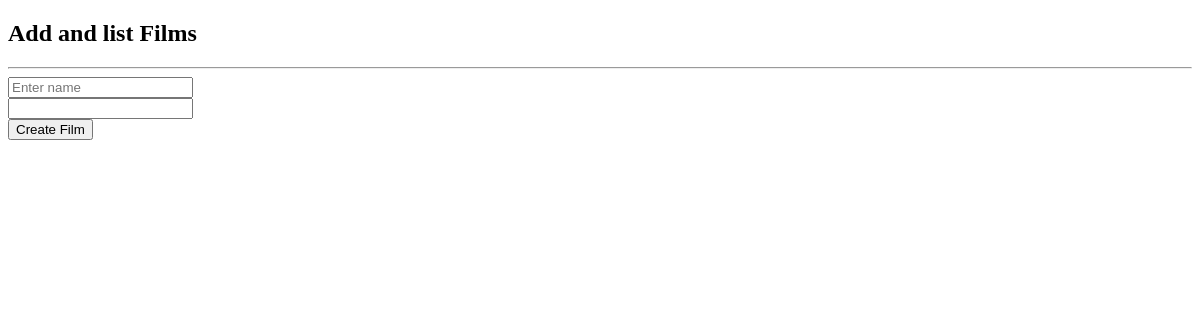
The app's page /deco/films/, older data.
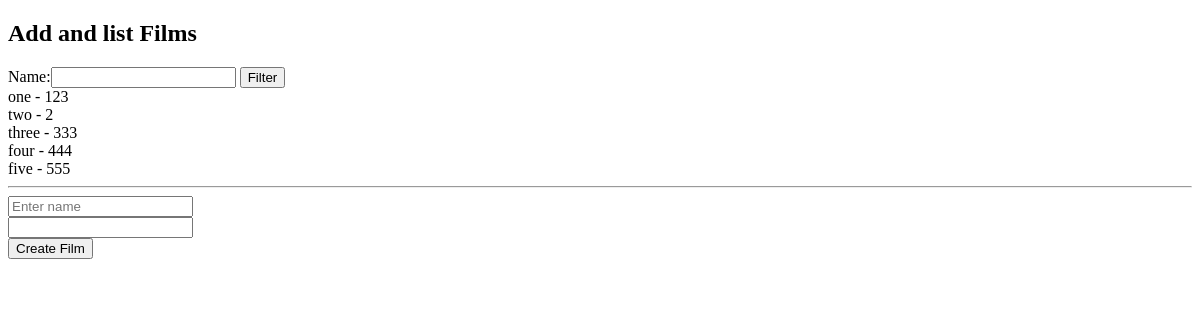
The same page, newer data.
### usefull_decorators/models.py (models this page shows, shortened)
class Films(models.Model):
    name = models.CharField(max_length=32, unique=True)
    price = models.PositiveIntegerField()

### usefull_decorators/views.py (the view, shortened to what this page needs)
# urls.py: path('films/', films, name='films'),
def films(request):
    obj = Films.objects.all()
    content = {'films': obj, 'filter': FilmFilter(request.GET, queryset=obj)}
    return render(request, 'deco/index.html', content)

### templates/deco/index.html (shortened to what this page needs)
<!DOCTYPE html>
<html lang="en">
<head>
</head>
<body>
    <h2>Add and list Films</h2>
    {% if films %}
        <form method="GET">
            {{ filter.form }}
            <button type="submit">Filter</button>
        </form>
        {% for parameters in filter.qs %}
            {{ parameters.name }} - {{ parameters.price }} <br />
        {% endfor %}
    {% endif %}
    <hr>
    <form action="." method="POST">
        <div>
            <input type="text" placeholder="Enter name" name="name">
        </div>
        <div>
            <input type="number" name="price">
        </div>
        <div>
            <button type="submit">Create Film</button>
        </div>
    </form>
</body>
</html>

Row changes from the older to the newer data that the page shows:
added Films: name "one", price "123"
added Films: name "two", price "2"
added Films: name "three", price "333"
added Films: name "four", price "444"
added Films: name "five", price "555"
Text that changed along with them:
text now shown: "Name: Filter"
